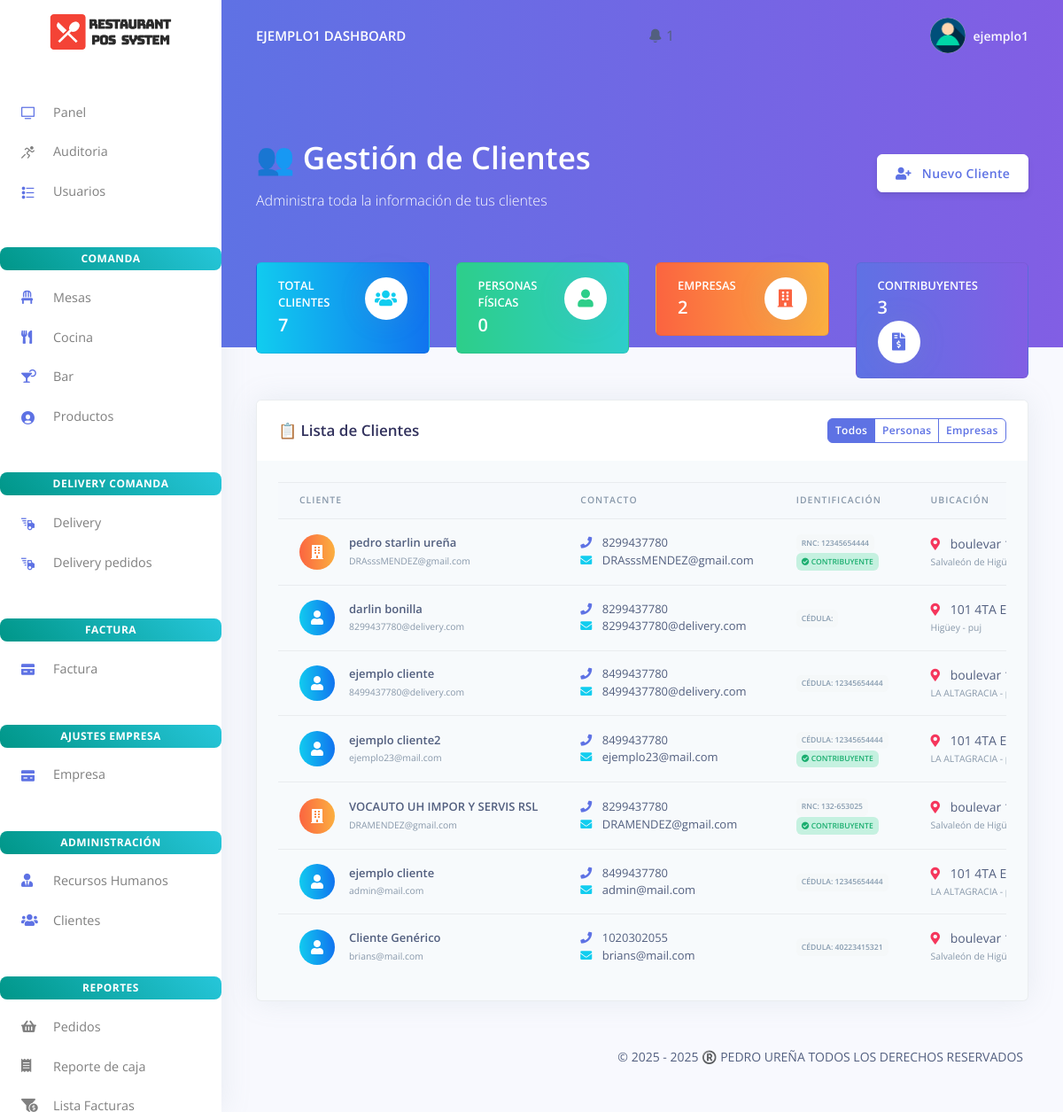
Page /customes/customes.php (signed in) on the committed database.
### tables this page shows
CREATE TABLE `rpos_admin` (
  `admin_id` varchar(200) NOT NULL,
  `admin_name` varchar(200) NOT NULL,
  `admin_email` varchar(200) NOT NULL,
  `admin_password` varchar(200) NOT NULL,
  `activation_key` varchar(200) DEFAULT NULL,
  `estado` enum('Activo','Inactivo') DEFAULT 'Inactivo',
  `activation_expiry` datetime DEFAULT NULL
);

CREATE TABLE `rpos_customers` (
  `customer_id` varchar(200) NOT NULL,
  `customer_name` varchar(200) NOT NULL,
  `customer_phoneno` varchar(200) NOT NULL,
  `customer_email` varchar(200) NOT NULL,
  `customer_password` varchar(200) NOT NULL,
  `created_at` timestamp(6) NOT NULL DEFAULT current_timestamp(6) ON UPDATE current_timestamp(6),
  `tipo_cliente` enum('Persona Física','Empresa') DEFAULT 'Persona Física',
  `rnc_cedula` varchar(20) DEFAULT NULL,
  `direccion_fiscal` text DEFAULT NULL,
  `ciudad` varchar(100) DEFAULT NULL,
  `sector` varchar(100) DEFAULT NULL,
  `referencia` text DEFAULT NULL,
  `es_contribuyente` tinyint(1) DEFAULT 0
);

### customes/customes.php (the view, shortened to what this page needs)
<?php
include('../config/config.php');
require_once('../partials/_head.php');
require_once('../partials/_head.php');
?>
<body>
  <?php require_once('../partials/_sidebar.php'); ?>
  <div class="main-content">
    <?php require_once('../partials/_topnav.php'); ?>
    <div class="header bg-gradient-primary pb-8 pt-5 pt-md-8">
      <div class="container-fluid">
        <div class="header-body">
          <div class="row align-items-center py-4">
            <div class="col-lg-6 col-7">
              <h1 class="display-3 text-white">👥 Gestión de Clientes</h1>
              <p class="text-white mb-0">Administra toda la información de tus clientes</p>
            </div>
            <div class="col-lg-6 col-5 text-right">
              <a href="add_customer.php" class="btn btn-neutral">
                <i class="fas fa-user-plus mr-2"></i> Nuevo Cliente
              </a>
            </div>
          </div>
        </div>
      </div>
    </div>
    <div class="container-fluid mt--7">
      <div class="row mb-4">
        <div class="col-xl-3 col-md-6">
          <div class="card card-stats bg-gradient-info">
            <div class="card-body">
              <div class="row">
                <div class="col">
                  <h5 class="card-title text-uppercase text-white mb-0">Total Clientes</h5>
                  <span class="h2 font-weight-bold text-white mb-0">
                    <?php
                    $query = "SELECT COUNT(*) as total FROM rpos_customers";
                    $stmt = $mysqli->prepare($query);
                    $stmt->execute();
                    echo $stmt->get_result()->fetch_object()->total;
                    ?>
                  </span>
                </div>
                <div class="col-auto">
                  <div class="icon icon-shape bg-white text-info rounded-circle shadow">
                    <i class="fas fa-users"></i>
                  </div>
                </div>
              </div>
            </div>
          </div>
        </div>
        <div class="col-xl-3 col-md-6">
          <div class="card card-stats bg-gradient-success">
            <div class="card-body">
              <div class="row">
                <div class="col">
                  <h5 class="card-title text-uppercase text-white mb-0">Personas Físicas</h5>
                  <span class="h2 font-weight-bold text-white mb-0">
                    <?php
                    $query = "SELECT COUNT(*) as total FROM rpos_customers WHERE tipo_cliente = 'Persona Física'";
                    $stmt = $mysqli->prepare($query);
                    $stmt->execute();
                    echo $stmt->get_result()->fetch_object()->total;
                    ?>
                  </span>
                </div>
                <div class="col-auto">
                  <div class="icon icon-shape bg-white text-success rounded-circle shadow">
                    <i class="fas fa-user"></i>
                  </div>
                </div>
              </div>
            </div>
          </div>
        </div>
        <div class="col-xl-3 col-md-6">
          <div class="card card-stats bg-gradient-warning">
            <div class="card-body">
              <div class="row">
                <div class="col">
                  <h5 class="card-title text-uppercase text-white mb-0">Empresas</h5>
                  <span class="h2 font-weight-bold text-white mb-0">
                    <?php
                    $query = "SELECT COUNT(*) as total FROM rpos_customers WHERE tipo_cliente = 'Empresa'";
                    $stmt = $mysqli->prepare($query);
                    $stmt->execute();
                    echo $stmt->get_result()->fetch_object()->total;
                    ?>
                  </span>
                </div>
                <div class="col-auto">
                  <div class="icon icon-shape bg-white text-warning rounded-circle shadow">
                    <i class="fas fa-building"></i>
                  </div>
                </div>
              </div>
            </div>
          </div>
        </div>
        <div class="col-xl-3 col-md-6">
          <div class="card card-stats bg-gradient-primary">
            <div class="card-body">
              <div class="row">
                <div class="col">
                  <h5 class="card-title text-uppercase text-white mb-0">Contribuyentes</h5>
                  <span class="h2 font-weight-bold text-white mb-0">
                    <?php
                    $query = "SELECT COUNT(*) as total FROM rpos_customers WHERE es_contribuyente = 1";
                    $stmt = $mysqli->prepare($query);
                    $stmt->execute();
                    echo $stmt->get_result()->fetch_object()->total;
                    ?>
                  </span>
                </div>
                <div class="col-auto">
                  <div class="icon icon-shape bg-white text-primary rounded-circle shadow">
                    <i class="fas fa-file-invoice-dollar"></i>
                  </div>
                </div>
              </div>
            </div>
          </div>
        </div>
      </div>
      <div class="row">
        <div class="col-12">
          <div class="card bg-secondary shadow">
            <div class="card-header bg-white border-0">
              <div class="row align-items-center">
                <div class="col-8">
                  <h3 class="mb-0">📋 Lista de Clientes</h3>
                </div>
                <div class="col-4 text-right">
                  <div class="btn-group" role="group">
                    <button class="btn btn-sm btn-outline-primary active" data-filter="all">Todos</button>
                    <button class="btn btn-sm btn-outline-primary" data-filter="Persona Física">Personas</button>
                    <button class="btn btn-sm btn-outline-primary" data-filter="Empresa">Empresas</button>
                  </div>
                </div>
              </div>
            </div>
            <div class="card-body">
              <div class="table-responsive">
                <table class="table align-items-center table-flush" id="clientesTable">
                  <thead class="thead-light">
                    <tr>
                      <th>Cliente</th>
                      <th>Contacto</th>
                      <th>Identificación</th>
                      <th>Ubicación</th>
                    </tr>
                  </thead>
                  <tbody>
                    <?php
                    $ret = "SELECT * FROM rpos_customers ORDER BY created_at DESC";
                    $stmt = $mysqli->prepare($ret);
                    $stmt->execute();
                    $res = $stmt->get_result();
                    if ($res->num_rows > 0) {
                        while ($cust = $res->fetch_object()) {
                            $tipo_badge = $cust->tipo_cliente == 'Empresa' ? 'warning' : 'info';
                    ?>
                    <tr data-tipo="<?php echo $cust->tipo_cliente; ?>">
                      <td>
                        <div class="d-flex align-items-center">
                          <div class="avatar bg-gradient-<?php echo $tipo_badge; ?> rounded-circle mr-3">
                            <i class="fas <?php echo $cust->tipo_cliente == 'Empresa' ? 'fa-building' : 'fa-user'; ?> text-white"></i>
                          </div>
                          <div>
                            <span class="font-weight-bold"><?php echo htmlspecialchars($cust->customer_name); ?></span>
                            <br>
                            <small class="text-muted"><?php echo htmlspecialchars($cust->customer_email); ?></small>
                          </div>
                        </div>
                      </td>
                      <td>
                        <i class="fas fa-phone text-primary mr-2"></i> <?php echo htmlspecialchars($cust->customer_phoneno); ?>
                        <?php if ($cust->customer_email): ?>
                        <br>
                        <i class="fas fa-envelope text-info mr-2"></i> <?php echo htmlspecialchars($cust->customer_email); ?>
                        <?php endif; ?>
                      </td>
                      <td>
                        <span class="badge badge-light">
                          <?php echo $cust->tipo_cliente == 'Empresa' ? 'RNC:' : 'Cédula:'; ?>
                          <?php echo htmlspecialchars($cust->rnc_cedula); ?>
                        </span>
                        <?php if ($cust->es_contribuyente): ?>
                        <br>
                        <span class="badge badge-success">
                          <i class="fas fa-check-circle"></i> Contribuyente
                        </span>
                        <?php endif; ?>
                      </td>
                      <td>
                        <?php if ($cust->direccion_fiscal): ?>
                        <span class="d-block text-sm">
                          <i class="fas fa-map-marker-alt text-danger mr-2"></i>
                          <?php echo htmlspecialchars($cust->direccion_fiscal); ?>
                        </span>
                        <?php endif; ?>
                        <?php if ($cust->ciudad || $cust->sector): ?>
                        <small class="text-muted">
                          <?php echo htmlspecialchars($cust->ciudad); ?>
                          <?php echo $cust->sector ? ' - ' . htmlspecialchars($cust->sector) : ''; ?>
                        </small>
                        <?php endif; ?>
                      </td>
                    </tr>
                    <?php
                        }
                    } else {
                        echo '<tr><td colspan="7" class="text-center py-4">No hay clientes registrados</td></tr>';
                    }
                    ?>
                  </tbody>
                </table>
              </div>
            </div>
          </div>
        </div>
      </div>
    </div>
  </div>
  <footer class="py-5">
    <div class="container">
      <div class="row align-items-center justify-content-xl-between">
        <div class="col-xl-6">
        </div>
        <div class="col-xl-6">
          <ul class="nav nav-footer justify-content-center justify-content-xl-end">
            <li class="nav-item">
              <a href="" class="nav-link" target="_blank">   &copy; 2025 - <?php echo date('Y'); ?> ®️ PEDRO UREÑA TODOS LOS DERECHOS RESERVADOS</a>
            </li>
          </ul>
        </div>
      </div>
    </div>
  </footer>
  <link rel="stylesheet" type="text/css" href="https://cdn.datatables.net/1.11.3/css/dataTables.bootstrap4.min.css">
</body>
</html>

### partials/_topnav.php (shortened to what this page needs)
<?php
$current_path = $_SERVER['PHP_SELF'];
$folders = ['factura', 'delivery', 'auditoria', 'cocina', 'mesas', 'bar', 'usuario', 'hrm', 'customes', 'products', 'empresa', 'notificaciones'];
$is_in_subfolder = false;
foreach ($folders as $folder) {
    if (strpos($current_path, "/$folder/") !== false) {
        $is_in_subfolder = true;
        break;
    }
}
$base_path = $is_in_subfolder ? '../' : '';
$user_id = $_SESSION['user_id'] ?? null;
$rol     = $_SESSION['rol'] ?? null;
$user = null;
if ($user_id && $rol) {
    if ($rol === 'admin') {
        $query = "SELECT admin_name AS nombre FROM rpos_admin WHERE admin_id = ?";
    } else {
        $query = "SELECT staff_name AS nombre FROM rpos_staff WHERE staff_id = ?";
    }
    $stmt = $mysqli->prepare($query);
    $stmt->bind_param("s", $user_id);
    $stmt->execute();
    $res = $stmt->get_result();
    $user = $res->fetch_object();
}
?>
<?php if (!empty($user)) { ?>
    <nav class="navbar navbar-top navbar-expand-md navbar-dark" id="navbar-main">
        <div class="container-fluid">
            <a class="h4 mb-0 text-white text-uppercase d-none d-lg-inline-block" href="<?php echo $base_path; ?>dashboard.php">
                <?php echo htmlspecialchars($user->nombre); ?> Dashboard
            </a>
            <li class="nav-item dropdown">
                <a class="nav-link" href="#" role="button" data-toggle="dropdown" aria-haspopup="true" aria-expanded="false">
                    <i class="ni ni-bell-55"></i>
                    <?php
                    $query_count = "SELECT COUNT(*) as count FROM rpos_notificaciones WHERE estado = 'pendiente'";
                    $count_result = $mysqli->query($query_count);
                    $count = $count_result->fetch_object()->count;
                    if ($count > 0): ?>
                        <span class="notification-badge"><?php echo $count; ?></span>
                    <?php endif; ?>
                </a>
            </li>
<ul class="navbar-nav align-items-center d-none d-md-flex">
    <li class="nav-item dropdown">
        <a class="nav-link pr-0" href="#" role="button" data-toggle="dropdown">
            <div class="media align-items-center">
                <span class="avatar avatar-sm rounded-circle">
                    <img alt="Image placeholder" src="<?php echo $base_path; ?>assets/img/theme/user-a-min.png">
                </span>
                <div class="media-body ml-2 d-none d-lg-block">
                    <span class="mb-0 text-sm font-weight-bold"><?php echo htmlspecialchars($user->nombre); ?></span>
                </div>
            </div>
        </a>
    </li>
</ul>
        </div>
    </nav>
<?php } ?>

### customes/customes.php (style rules this page uses)
.card-stats .icon-shape { width: 3rem; height: 3rem; display: flex; align-items: center; justify-content: center; }
.avatar { width: 40px; height: 40px; display: flex; align-items: center; justify-content: center; }
.bg-gradient-info { background: linear-gradient(87deg, #11cdef 0, #1171ef 100%) !important; }
.bg-gradient-success { background: linear-gradient(87deg, #2dce89 0, #2dcecc 100%) !important; }
.bg-gradient-warning { background: linear-gradient(87deg, #fb6340 0, #fbb140 100%) !important; }
.bg-gradient-primary { background: linear-gradient(87deg, #5e72e4 0, #825ee4 100%) !important; }

### rows in the picture
rpos_admin: admin_name "EJEMPLO1", admin_name "ejemplo1"
rpos_customers: customer_name "pedro starlin ureña", customer_email "DRAsssMENDEZ@gmail.com", customer_phoneno "8299437780", shows "RNC:", rnc_cedula "12345654444", es_contribuyente 1 (drawn), direccion_fiscal "boulevar…", ciudad "Salvaleón de…"
rpos_customers: customer_name "darlin bonilla", customer_email "8299437780@delivery.com", customer_phoneno "8299437780", shows "CÉDULA:", direccion_fiscal "101 4TA…", ciudad "Higüey", sector "puj"
rpos_customers: customer_name "ejemplo cliente", customer_email "8499437780@delivery.com", customer_phoneno "8499437780", shows "CÉDULA:", rnc_cedula "12345654444", direccion_fiscal "boulevar…", ciudad "LA ALTAGRACIA"
rpos_customers: customer_name "ejemplo cliente2", customer_email "ejemplo23@mail.com", customer_phoneno "8499437780", shows "CÉDULA:", rnc_cedula "12345654444", es_contribuyente 1 (drawn), direccion_fiscal "101 4TA…", ciudad "LA ALTAGRACIA"
rpos_customers: customer_name "VOCAUTO UH IMPOR Y SERVIS RSL", customer_email "DRAMENDEZ@gmail.com", customer_phoneno "8299437780", shows "RNC:", rnc_cedula "132-653025", es_contribuyente 1 (drawn), direccion_fiscal "boulevar…", ciudad "Salvaleón de…"
rpos_customers: customer_name "ejemplo cliente", customer_email "admin@mail.com", customer_phoneno "8499437780", shows "CÉDULA:", rnc_cedula "12345654444", direccion_fiscal "101 4TA…", ciudad "LA ALTAGRACIA"
rpos_customers: customer_name "Cliente Genérico", customer_email "brians@mail.com", customer_phoneno "1020302055", shows "CÉDULA:", rnc_cedula "40223415321", direccion_fiscal "boulevar…", ciudad "Salvaleón de…"

### other values in the picture
$count "1"
$stmt->get_result()->fetch_object()->total "7"
$stmt->get_result()->fetch_object()->total "0"
$stmt->get_result()->fetch_object()->total "2"
$stmt->get_result()->fetch_object()->total "3"
